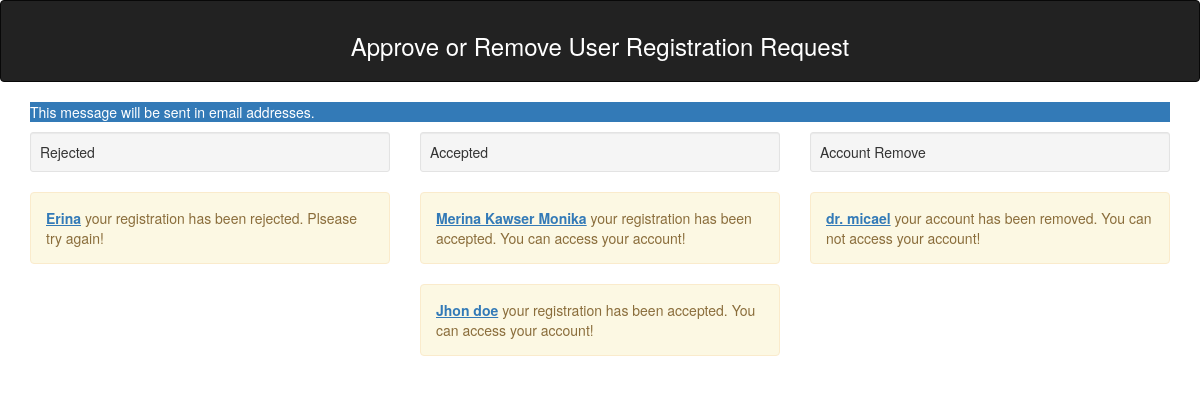
Page /Notification/notification.php on the committed database.
### tables this page shows
CREATE TABLE `doctor` (
  `id` int(11) NOT NULL,
  `name` varchar(64) NOT NULL,
  `email` varchar(64) NOT NULL,
  `phone` int(16) NOT NULL,
  `gender` varchar(64) NOT NULL,
  `specialist` varchar(64) NOT NULL,
  `clinic_address` varchar(64) NOT NULL,
  `bmdc` int(20) NOT NULL,
  `file` varchar(64) NOT NULL,
  `password` varchar(64) NOT NULL,
  `status` varchar(64) NOT NULL,
  `s_day` varchar(64) NOT NULL,
  `s_time` varchar(64) NOT NULL
);

### Notification/notification.php (the view)
<?php
    include("../header.php");
    include("../connection.php")
?>
<body>
    <nav class="navbar navbar-inverse">
        <h3 style="color:white; text-align:center;">Approve or Remove User Registration Request</h3>
    </nav>
    <div class="container">
        <p class="bg-primary text-primary">This message will be sent in email addresses.</p>
        <div class="row">
            <div class="col-md-4">
                <div class="well well-sm">Rejected</div>
                <?php
                     $sql = "SELECT* FROM `doctor` WHERE `status` = 'Denied'";
                     $query = mysqli_query($con, $sql);
                     $row = mysqli_num_rows($query);
                     if($row>0){
                         while($data = mysqli_fetch_assoc($query)){
                             ?>
                             <div class="alert alert-warning">
                                <strong class="red"><a href="details.php?id=<?php echo $data['id'];?>"><?php echo '<span style="text-decoration:underline;">'.$data['name'].'</span>';?></a></strong> your registration has been rejected. Plsease try again!
                            </div>
                             <?php
                         }
                     }
                 ?>
            </div>
            <div class="col-md-4">
                <div class="well well-sm">Accepted</div>
                <?php
                     $sql = "SELECT* FROM `doctor` WHERE `status` = 'Accepted'";
                     $query = mysqli_query($con, $sql);
                     $row = mysqli_num_rows($query);
                     if($row>0){
                         while($data = mysqli_fetch_assoc($query)){
                             ?>
                             <div class="alert alert-warning">
                                <strong class="red"><a href="details.php?id=<?php echo $data['id'];?>"><?php echo '<span style="text-decoration:underline;">'.$data['name'].'</span>';?></a></strong> your registration has been accepted. You can access your account!
                            </div>
                            <?php
                         }
                     }
                 ?>
            </div>
            <div class="col-md-4">
                <div class="well well-sm">Account Remove</div>
                <?php
                     $sql = "SELECT* FROM `doctor` WHERE `status` = 'Remove'";
                     $query = mysqli_query($con, $sql);
                     $row = mysqli_num_rows($query);
                     if($row>0){
                         while($data = mysqli_fetch_assoc($query)){
                             ?>
                             <div class="alert alert-warning">
                                <strong class="red"><a href="details.php?id=<?php echo $data['id'];?>"><?php echo '<span style="text-decoration:underline;">'.$data['name'].'</span>';?></a></strong> your account has been removed. You can not access your account!
                            </div>
                            <?php
                         }
                     }
                 ?>
            </div>
        </div>
    </div>
</body>

### style.css (style rules this page uses)
nav { padding: 1%; }

### rows in the picture
doctor: name "Erina"
doctor: name "Merina Kawser Monika"
doctor: name "Jhon doe"
doctor: name "dr. micael"
